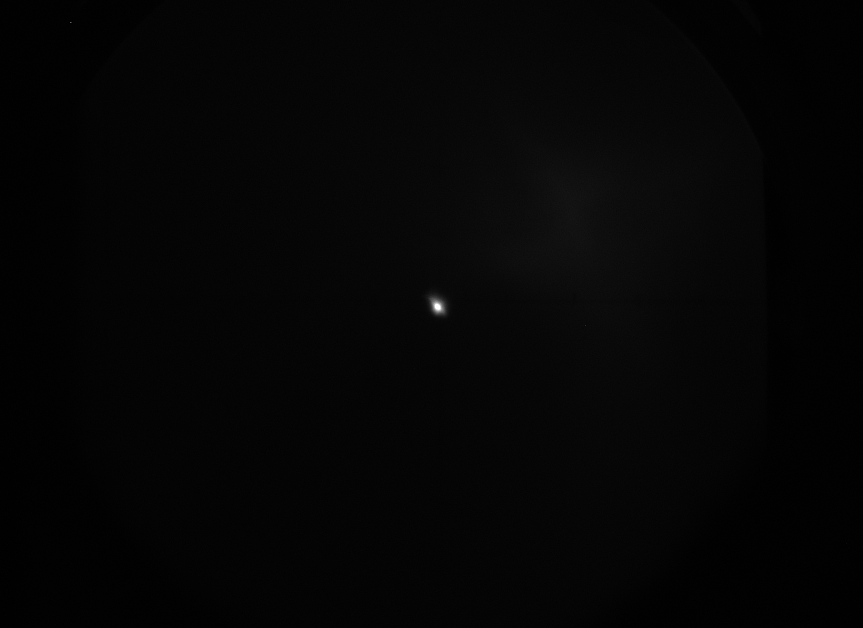
%> input picture MATLAB/OldToys/20151119_001_1584_ePointing.png, 863 x 628 px
$ octave eSpecCorr_20160201.m   (GNU Octave 9; MATLAB toolbox functions it lacks are replaced by stand-ins)
%> lines starting %> are read from the running program, lines starting %| are printed output that depends on the picture
%% pointing imaging calibration
eP_raw = imread('20151119_001_1584_ePointing.png');
%> eP_raw is the input picture: size 628x863 uint16; min 0, max 65535, mean 1425.4
eP_ref = ones(size(eP_raw))*mean(mean(eP_raw));
%> eP_ref: size 628x863 double; every value is 1425.4
eP=double(eP_raw)-double(eP_ref);
eP(eP<0)=1;
figure,imagesc(log(eP))

eP(eP<0.02*max(max(eP)))=0;
figure(1),imshow(eP,[0,3000])
figure,imagesc(log(double(eP)))
%> after `imagesc(log(double(eP)))`:
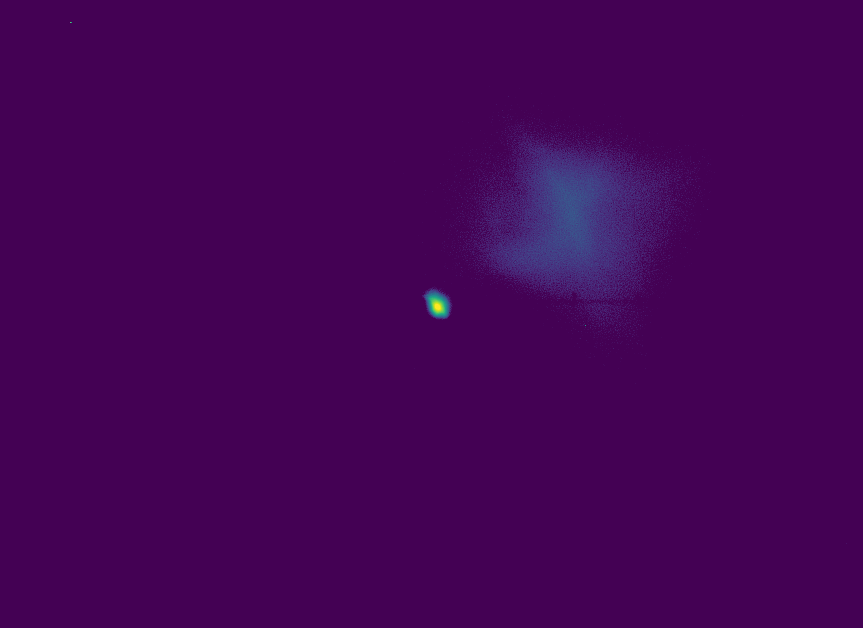
%> displayed picture: size 628x863x3, on the screen's scale of 0 to 255; mean R, G, B 68.1, 3, 85.7
%
%%
%  spectrometer imaging calibration, define the centre points in the
%  picture and save the coordinates in 'IMG_Calib_eSpecLE_H.txt' with
%  the format %i\t,%i\t,%i, Z_real_space(mm), Z_pixel, X_pixel
eSL_ref = imread('20151119_001_0172_eSpecLE.png');
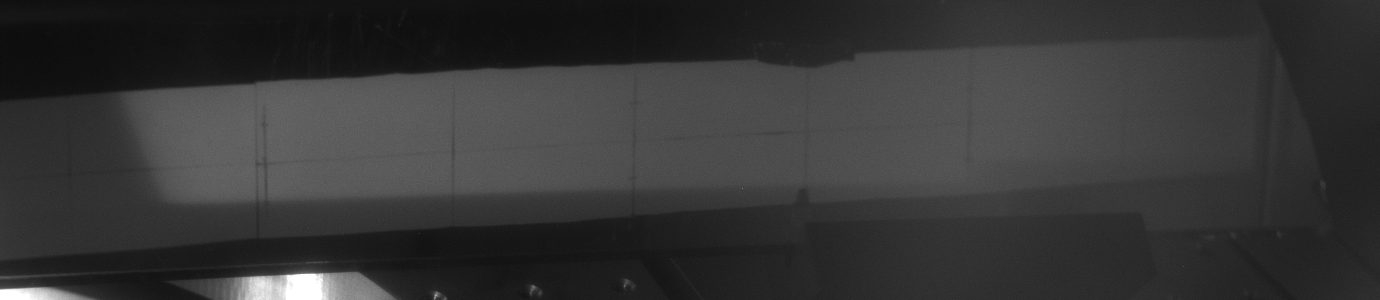
%> input picture MATLAB/OldToys/20151119_001_0172_eSpecLE.png, 1380 x 300 px
%> eSL_ref is the input picture: size 300x1380 uint8; min 12, max 255, mean 54
%figure(1),subplot(2,1,1),imshow(eSL_ref);
figure(1),imshow(eSL_ref,[0,max(max(eSL_ref))/2]);
%> after `imshow(eSL_ref,[0,max(max(eSL_ref))/2])`:
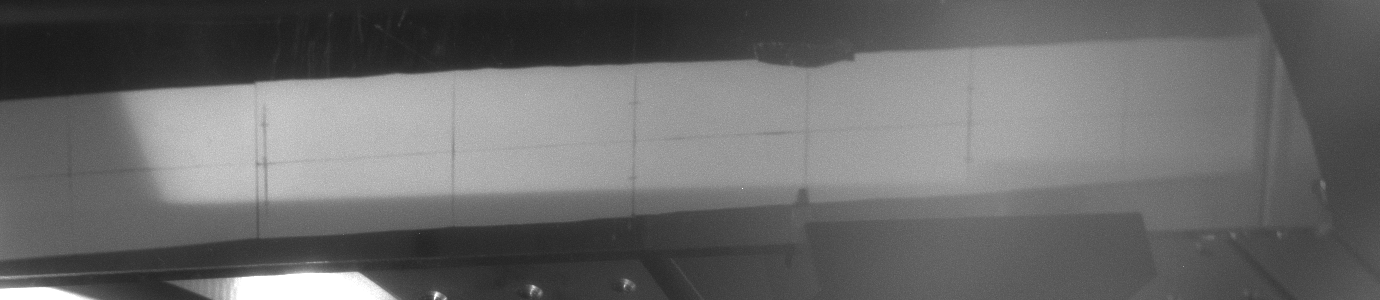
%> displayed picture: size 300x1380, on the screen's scale of 0 to 255; min 24, max 255, mean 106.2
%%
Data=dlmread('IMG_Calib_eSpecLE_H.txt');
CLB_Z_mm=Data(:,1);
CLB_Z_px=Data(:,2);
CLB_H_px=Data(:,3);
P_H = polyfit(CLB_Z_px,CLB_H_px,1);
figure(2),plot(CLB_Z_px,CLB_H_px,'o'), title('rotation'), hold on
plot(CLB_Z_px,CLB_Z_px*P_H(1)+P_H(2),'-r'), hold off
%> after `plot(CLB_Z_px,CLB_Z_px*P_H(1)+P_H(2),'-r')`:
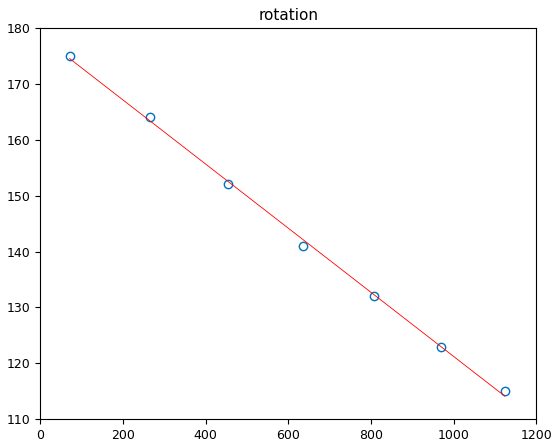
%> figure redrawn from the program's plot data
t=atan(P_H(1));
Kern_rot=[cos(t),-sin(t);sin(t),cos(t)];
t=size(eSL_ref);
%> t = [300 1380]
Data=[CLB_Z_px-(t(2)-1)/2,CLB_H_px-(t(1)-1)/2]*Kern_rot;
CLB_Z_px =(round(Data(:,1)+(t(2)-1)/2));
%> CLB_Z_px = [71; 266; 454; 636; 809; 971; 1125]
CLB_H_px =(round(Data(:,2)+(t(1)-1)/2));
%> CLB_H_px = [140; 140; 139; 138; 139; 139; 140]
Ang_rot=atan(P_H(1))*180/pi;
eSL_rot = imrotate(eSL_ref,Ang_rot,'bicubic','crop');
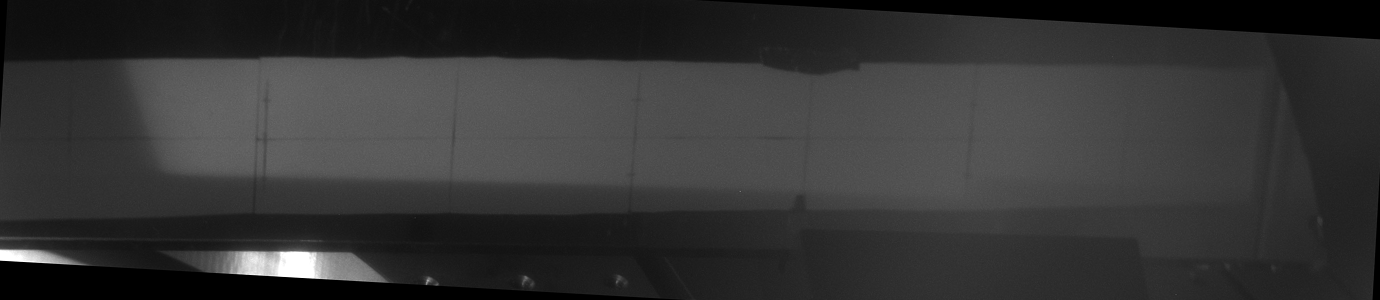
%> eSL_rot: size 300x1380 uint8; min 0, max 255, mean 51.9
figure(1),imshow(eSL_rot,[0,max(max(eSL_rot))/2]);
%> after `imshow(eSL_rot,[0,max(max(eSL_rot))/2])`:
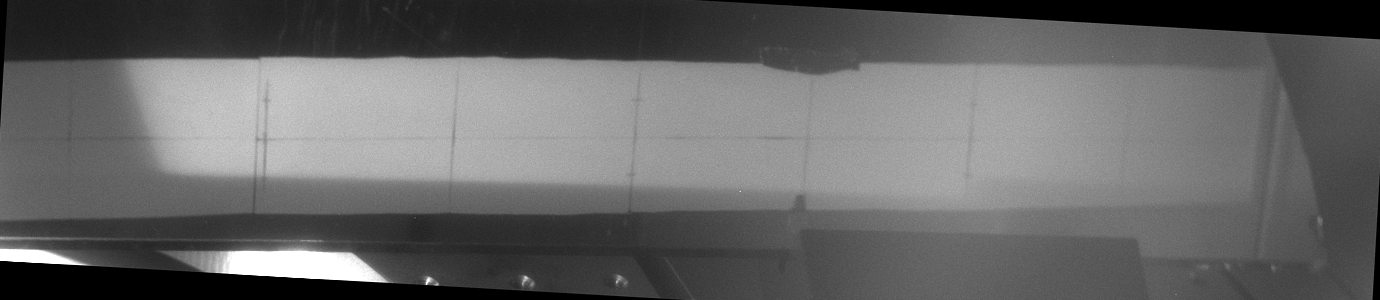
%> displayed picture: size 300x1380, on the screen's scale of 0 to 255; min 0, max 255, mean 102.1
%%
Data=dlmread('IMG_Calib_eSpecLE_V.txt');
CLB_X_mm=Data(:,1)/10;
CLB_X_px=Data(:,2);
P_X = polyfit(CLB_X_px,CLB_X_mm,1);
CLB_X = @(x) x*P_X(1)+P_X(2);
figure(2),plot(CLB_X_px,CLB_X_mm,'o'),title('X calibration'), hold on
plot(CLB_X_px, CLB_X(CLB_X_px),'-r'), hold off
xlabel('pixels'),ylabel('mm');

P_Z = polyfit(CLB_Z_px,CLB_Z_mm,1);
CLB_Z = @ (x) x*P_Z(1)+P_Z(2);
figure(1),plot(CLB_Z_px,CLB_Z_mm,'o'),title('Z calibration'), hold on
plot(CLB_Z_px, CLB_Z(CLB_Z_px),'-r'), hold off
xlabel('pixels'),ylabel('mm')
%> after `ylabel('mm')`:
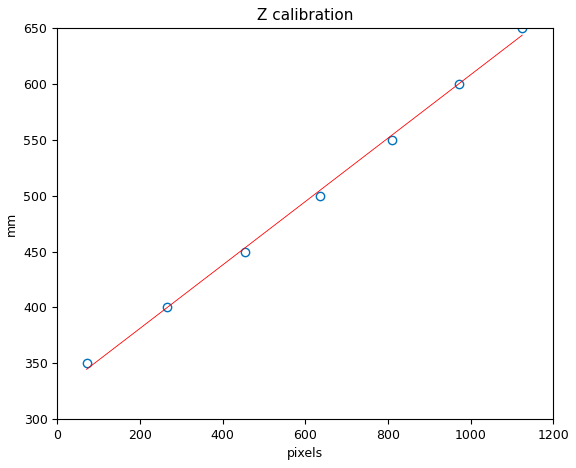
%> figure redrawn from the program's plot data

%%
ROI_S=[58, 215, 1, 1260]; %top bottom left right

xx=CLB_X(ROI_S(1):ROI_S(2));
zz=CLB_Z(ROI_S(3):ROI_S(4));

tic
N=10;
En=zeros(1,N);
Z=zeros(1,N);

for ii=1:N
    Z(ii)=(N-ii)/(N-1)*min(zz)+(ii-1)/(N-1)*max(zz);
    fun = @(E) eTrajectory(E,0,0,'LE')-Z(ii);
%> (the run ends here)
